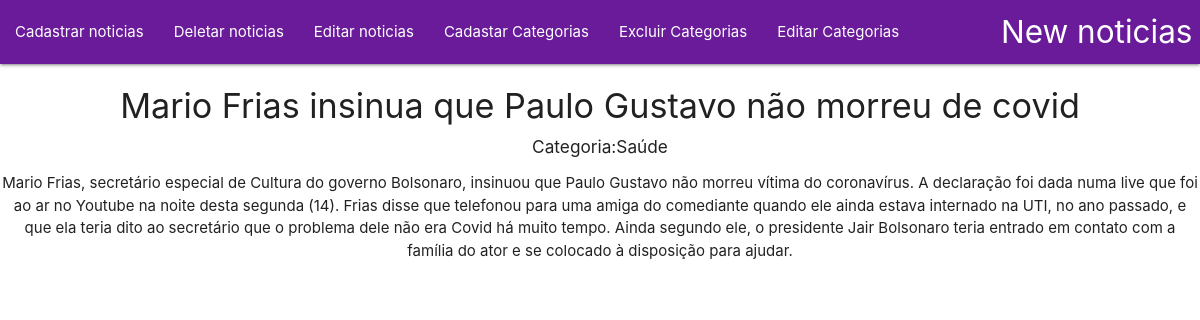
The app's page /paginas/ver_noticia.php?id=3 with its own data.
### tables this page shows
CREATE TABLE `noticias` (
  `idnoticia` int(11) NOT NULL,
  `nome` text NOT NULL,
  `categoriafk` int(11) NOT NULL,
  `descricao` text NOT NULL
);

CREATE TABLE `categoria` (
  `idcategoria` int(11) NOT NULL,
  `categorias` varchar(250) NOT NULL
);

### paginas/ver_noticia.php (the view, shortened to what this page needs)
<?php
require_once("../header.php");
require_once("../menu.php");
require_once("../conexao_sql.php");
if(isset($_GET['id'])){
	$idnoticia = $_GET['id'];
	$pesquisar = "SELECT * FROM noticias WHERE idnoticia = '$idnoticia'";
	$resultado = mysqli_query($sql,$pesquisar);
	$dados = mysqli_fetch_array($resultado);
	$idcategoria = $dados['categoriafk'];
	$buscar = "SELECT * FROM categoria WHERE idcategoria = '$idcategoria'";
	$resultado_da_busca = mysqli_query($sql,$buscar);
	$dado = mysqli_fetch_array($resultado_da_busca);
}
?>
<h4 class="center-align"><?php echo $dados['nome'];?></h4>
<h6 class="center-align">Categoria:<?php echo $dado['categorias'];?></h6>
<p class="center-align"><?php echo $dados['descricao']?></p>
<?php
require_once("../footer.php");
?>

### records on screen
noticias: nome "Mario Frias insinua que Paulo Gustavo não morreu de covid", descricao "Mario Frias, secretário especial de Cultura do governo Bolsonaro, insinuou que Paulo Gustavo não morreu vítima do coronavírus. A declaração foi dada numa live que foi ao ar no Youtube na noite desta segunda (14). Frias disse que telefonou para uma amiga do comediante quando ele ainda estava internado na UTI, no ano passado, e que ela teria dito ao secretário que o problema dele não era Covid há muito tempo. Ainda segundo ele, o presidente Jair Bolsonaro teria entrado em contato com a família do ator e se colocado à disposição para ajudar."
categoria: categorias "Saúde"
